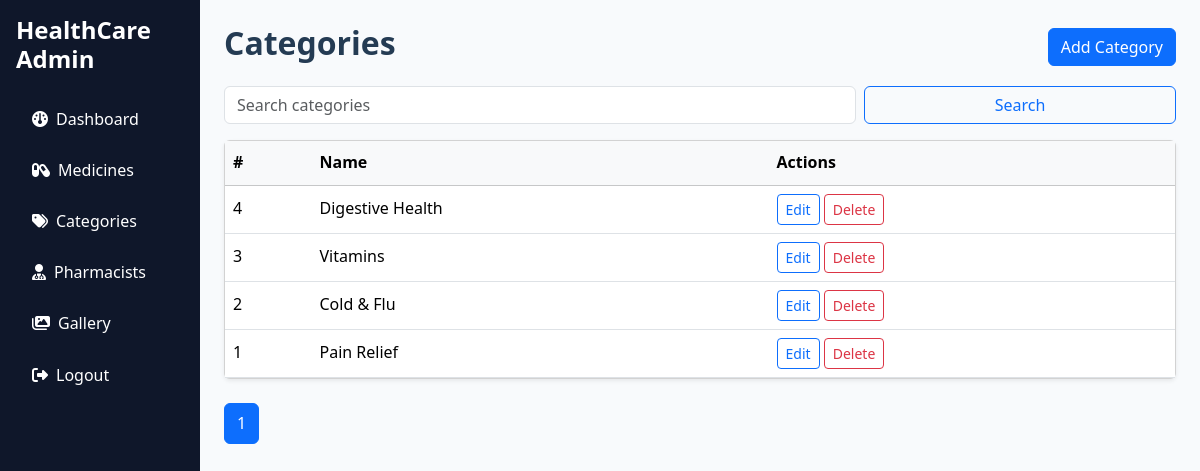
Screenshot of /admin/categories.php (signed in) with the database file from the repository.
### tables this page shows
CREATE TABLE categories (
    id INT AUTO_INCREMENT PRIMARY KEY,
    name VARCHAR(100) NOT NULL UNIQUE,
    created_at TIMESTAMP DEFAULT CURRENT_TIMESTAMP
);

### config/database.php (called while the page is built, shortened)
<?php
function sanitize_input($data): string {
    return htmlspecialchars(trim($data), ENT_QUOTES, 'UTF-8');
}
?>

### admin/categories.php (the view, shortened to what this page needs)
<?php
require_once __DIR__ . '/../config/database.php';
$search = trim($_GET['search'] ?? '');
$page = max(1, (int)($_GET['page'] ?? 1));
$limit = 8;
$offset = ($page - 1) * $limit;
$query = 'SELECT * FROM categories WHERE 1=1';
$params = [];
$query .= ' ORDER BY id DESC LIMIT ? OFFSET ?';
$params[] = $limit;
$params[] = $offset;
$stmt = $pdo->prepare($query);
$stmt->execute($params);
$categories = $stmt->fetchAll();
$countStmt = $pdo->prepare('SELECT COUNT(*) as total FROM categories WHERE 1=1' . ($search !== '' ? ' AND name LIKE ?' : ''));
if ($search !== '') {
    $countStmt->execute(['%' . $search . '%']);
} else {
    $countStmt->execute();
}
$total = $countStmt->fetch()['total'];
$totalPages = max(1, (int)ceil($total / $limit));
?>
<!DOCTYPE html>
<html lang="en">
<head>
    <link href="https://cdn.jsdelivr.net/npm/bootstrap@5.3.3/dist/css/bootstrap.min.css" rel="stylesheet">
    <link href="https://cdnjs.cloudflare.com/ajax/libs/font-awesome/6.5.2/css/all.min.css" rel="stylesheet">
    <link href="../assets/css/style.css" rel="stylesheet">
</head>
<body>
<div class="container-fluid">
    <div class="row">
        <nav class="col-md-3 col-lg-2 sidebar text-white p-3">
            <h4 class="fw-bold mb-4">HealthCare Admin</h4>
            <ul class="nav flex-column">
                <li class="nav-item mb-2"><a class="nav-link text-white" href="dashboard.php"><i class="fa-solid fa-gauge me-2"></i>Dashboard</a></li>
                <li class="nav-item mb-2"><a class="nav-link text-white" href="medicines.php"><i class="fa-solid fa-capsules me-2"></i>Medicines</a></li>
                <li class="nav-item mb-2"><a class="nav-link text-white" href="categories.php"><i class="fa-solid fa-tags me-2"></i>Categories</a></li>
                <li class="nav-item mb-2"><a class="nav-link text-white" href="pharmacists.php"><i class="fa-solid fa-user-doctor me-2"></i>Pharmacists</a></li>
                <li class="nav-item mb-2"><a class="nav-link text-white" href="gallery.php"><i class="fa-solid fa-images me-2"></i>Gallery</a></li>
                <li class="nav-item mb-2"><a class="nav-link text-white" href="logout.php"><i class="fa-solid fa-right-from-bracket me-2"></i>Logout</a></li>
            </ul>
        </nav>
        <main class="col-md-9 col-lg-10 admin-main p-4">
            <div class="d-flex justify-content-between align-items-center mb-3">
                <h2 class="fw-bold">Categories</h2>
                <a href="categories.php?action=add" class="btn btn-primary">Add Category</a>
            </div>
            <form class="row g-2 mb-3" method="get">
                <div class="col-md-8">
                    <input type="text" name="search" class="form-control" placeholder="Search categories" value="<?php echo sanitize_input($search); ?>">
                </div>
                <div class="col-md-4">
                    <button class="btn btn-outline-primary w-100" type="submit">Search</button>
                </div>
            </form>
            <div class="card shadow-sm">
                <div class="table-responsive">
                    <table class="table table-hover align-middle mb-0">
                        <thead class="table-light">
                            <tr><th>#</th><th>Name</th><th>Actions</th></tr>
                        </thead>
                        <tbody>
                        <?php foreach ($categories as $category): ?>
                            <tr>
                                <td><?php echo $category['id']; ?></td>
                                <td><?php echo sanitize_input($category['name']); ?></td>
                                <td>
                                    <a href="categories.php?action=edit&id=<?php echo $category['id']; ?>" class="btn btn-sm btn-outline-primary">Edit</a>
                                    <a href="categories.php?action=delete&id=<?php echo $category['id']; ?>" class="btn btn-sm btn-outline-danger" onclick="return confirm('Delete this category?')">Delete</a>
                                </td>
                            </tr>
                        <?php endforeach; ?>
                        </tbody>
                    </table>
                </div>
            </div>
            <nav class="mt-4">
                <ul class="pagination">
                    <?php for ($i = 1; $i <= $totalPages; $i++): ?>
                        <li class="page-item <?php echo $i === $page ? 'active' : ''; ?>">
                            <a class="page-link" href="categories.php?page=<?php echo $i; ?>&search=<?php echo urlencode($search); ?>"><?php echo $i; ?></a>
                        </li>
                    <?php endfor; ?>
                </ul>
            </nav>
        </main>
    </div>
</div>
</body>
</html>

### assets/css/style.css (style rules this page uses)
:root { --primary: #0d6efd; --secondary: #198754; --accent: #f4f9ff; --text: #243b53; --muted: #5b6b7a; }
body { font-family: 'Segoe UI', Tahoma, Geneva, Verdana, sans-serif; line-height: 1.7; color: var(--text); background: linear-gradient(180deg, #ffffff 0%, var(--accent) 100%); }
.sidebar { min-height: 100vh; background: #0f172a; }
.admin-main { min-height: 100vh; background: #f8fafc; }
.table-responsive { overflow-x: auto; }

### rows the page displays
categories: id "4", name "Digestive Health"
categories: id "3", name "Vitamins"
categories: id "2", name "Cold & Flu"
categories: id "1", name "Pain Relief"
